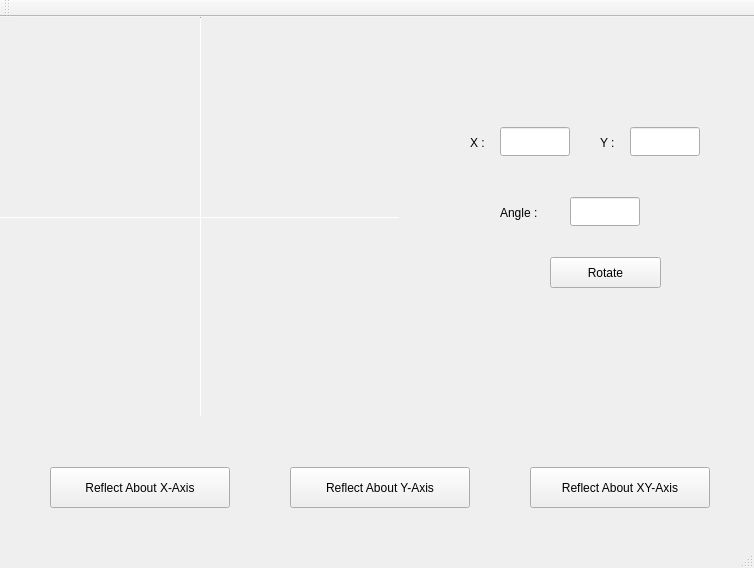
<?xml version="1.0" encoding="UTF-8"?>
<ui version="4.0">
 <class>MainWindow</class>
 <widget class="QMainWindow" name="MainWindow">
  <property name="geometry">
   <rect>
    <x>0</x>
    <y>0</y>
    <width>754</width>
    <height>568</height>
   </rect>
  </property>
  <property name="windowTitle">
   <string>MainWindow</string>
  </property>
  <widget class="QWidget" name="centralWidget">
   <widget class="QLabel" name="label">
    <property name="geometry">
     <rect>
      <x>0</x>
      <y>0</y>
      <width>400</width>
      <height>400</height>
     </rect>
    </property>
    <property name="text">
     <string/>
    </property>
   </widget>
   <widget class="QPushButton" name="rotate_x_axis">
    <property name="geometry">
     <rect>
      <x>50</x>
      <y>450</y>
      <width>180</width>
      <height>41</height>
     </rect>
    </property>
    <property name="text">
     <string>Reflect About X-Axis</string>
    </property>
   </widget>
   <widget class="QPushButton" name="rotate_xy_axis">
    <property name="geometry">
     <rect>
      <x>530</x>
      <y>450</y>
      <width>180</width>
      <height>41</height>
     </rect>
    </property>
    <property name="text">
     <string>Reflect About XY-Axis</string>
    </property>
   </widget>
   <widget class="QPushButton" name="rotate_y_axis">
    <property name="geometry">
     <rect>
      <x>290</x>
      <y>450</y>
      <width>180</width>
      <height>41</height>
     </rect>
    </property>
    <property name="text">
     <string>Reflect About Y-Axis</string>
    </property>
   </widget>
   <widget class="QPushButton" name="rotate_arbitrary">
    <property name="geometry">
     <rect>
      <x>550</x>
      <y>240</y>
      <width>111</width>
      <height>31</height>
     </rect>
    </property>
    <property name="text">
     <string>Rotate</string>
    </property>
   </widget>
   <widget class="QLineEdit" name="x">
    <property name="geometry">
     <rect>
      <x>500</x>
      <y>110</y>
      <width>70</width>
      <height>29</height>
     </rect>
    </property>
   </widget>
   <widget class="QLineEdit" name="y">
    <property name="geometry">
     <rect>
      <x>630</x>
      <y>110</y>
      <width>70</width>
      <height>29</height>
     </rect>
    </property>
   </widget>
   <widget class="QLineEdit" name="theta">
    <property name="geometry">
     <rect>
      <x>570</x>
      <y>180</y>
      <width>70</width>
      <height>29</height>
     </rect>
    </property>
   </widget>
   <widget class="QLabel" name="label_2">
    <property name="geometry">
     <rect>
      <x>470</x>
      <y>110</y>
      <width>21</width>
      <height>31</height>
     </rect>
    </property>
    <property name="text">
     <string>X :</string>
    </property>
   </widget>
   <widget class="QLabel" name="label_3">
    <property name="geometry">
     <rect>
      <x>500</x>
      <y>180</y>
      <width>61</width>
      <height>31</height>
     </rect>
    </property>
    <property name="text">
     <string>Angle :</string>
    </property>
   </widget>
   <widget class="QLabel" name="label_4">
    <property name="geometry">
     <rect>
      <x>600</x>
      <y>110</y>
      <width>21</width>
      <height>31</height>
     </rect>
    </property>
    <property name="text">
     <string>Y :</string>
    </property>
   </widget>
   <widget class="Line" name="line">
    <property name="geometry">
     <rect>
      <x>0</x>
      <y>200</y>
      <width>400</width>
      <height>1</height>
     </rect>
    </property>
    <property name="orientation">
     <enum>Qt::Horizontal</enum>
    </property>
   </widget>
   <widget class="Line" name="line_2">
    <property name="geometry">
     <rect>
      <x>200</x>
      <y>0</y>
      <width>1</width>
      <height>400</height>
     </rect>
    </property>
    <property name="orientation">
     <enum>Qt::Vertical</enum>
    </property>
   </widget>
  </widget>
  <widget class="QMenuBar" name="menuBar">
   <property name="geometry">
    <rect>
     <x>0</x>
     <y>0</y>
     <width>754</width>
     <height>26</height>
    </rect>
   </property>
  </widget>
  <widget class="QToolBar" name="mainToolBar">
   <attribute name="toolBarArea">
    <enum>TopToolBarArea</enum>
   </attribute>
   <attribute name="toolBarBreak">
    <bool>false</bool>
   </attribute>
  </widget>
  <widget class="QStatusBar" name="statusBar"/>
 </widget>
 <layoutdefault spacing="6" margin="11"/>
 <resources/>
 <connections/>
</ui>
